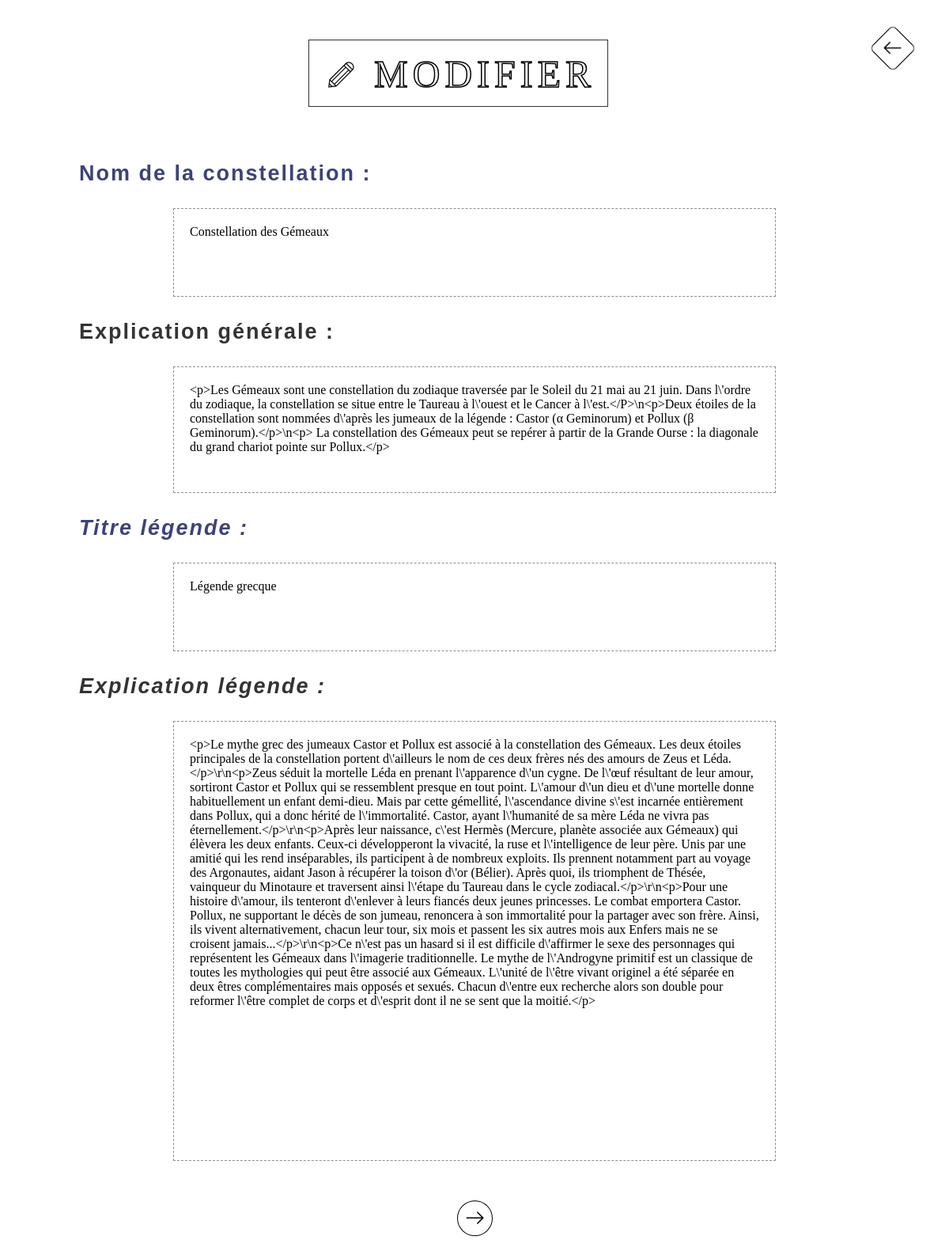
The app's page /back_office/modif.php?constellation=gemini&culture=grec (signed in) with its own data.
### tables this page shows
CREATE TABLE `carousel` (
  `id_carousel` int(11) NOT NULL,
  `nom_svg` varchar(50) NOT NULL
);

CREATE TABLE `carousel_trad` (
  `id_carousel_trad` int(11) NOT NULL,
  `langue` enum('fr','en') NOT NULL,
  `titre_constellation` varchar(45) NOT NULL,
  `titre_exp_constellation` varchar(45) NOT NULL,
  `contenu_explication` varchar(8000) NOT NULL,
  `trad_carousel` int(11) NOT NULL
);

CREATE TABLE `culture_grec_trad` (
  `id_culture_grec_trad` int(11) NOT NULL,
  `langue` enum('fr','en') NOT NULL,
  `titre_legende_grec` varchar(150) NOT NULL,
  `contenu_legende_grec` varchar(8000) NOT NULL,
  `trad_culture_grec` int(11) NOT NULL
);

### assets/BDD.php (called while the page is built, shortened)
<?php
	class BDD {
		private $connexion;
		private $requete_en_cours;
	    function __construct($base = "PT2015-2016_wielonsky", $serveur = "localhost", $user = "root", $mdp = "root") {
			$this->base = $base;
			$this->serveur = $serveur;
			$this->user = $user;
			$this->mdp = $mdp;
			$this->connexion = mysqli_connect($serveur, $user, $mdp);
			$base_en_cours = mysqli_select_db($this->connexion, $base);
			$this->requete_en_cours = false;
		}
		function requete($sql) {
			$this->requete_en_cours = mysqli_query($this->connexion, $sql);
			return $this->requete_en_cours;
		}
		function retourne_ligne() {
			if($this->requete_en_cours === false) {
				echo "<div class='info'><h3>Il n'y a pas de requête en cours !</h3></div>";
				$ligne_en_cours = false;
			} else {
				$ligne_en_cours = mysqli_fetch_assoc($this->requete_en_cours);
			}
			return $ligne_en_cours;
		}
		function retourne_tableau() {
			$tableau_ligne = array();
			while($nouvelle_ligne=$this->retourne_ligne()) {
				$tableau_ligne[] = $nouvelle_ligne;
			}
			return $tableau_ligne;
		}
		function secure_donnee($donnee) {
			$donnee=mysqli_real_escape_string($this->connexion,$donnee);
			$donnee=htmlentities($donnee,ENT_QUOTES,"UTF-8", false);
			return $donnee;
		}
}
?>

### back_office/modif.php (the view, shortened to what this page needs)
<?php
	include "header.php";
?>
	<link rel='stylesheet' href='style/modif.css'>
	</head>
	<body class="animate-in">
<?php
	$constellation = $_GET['constellation'];
	$culture = $_GET['culture'];
	$table = 'carousel';
?>
	<div class="retour">
		<a href="signe.php?constellation=<?php echo $constellation; ?>&amp;culture=<?php echo $culture; ?>"aria-label="Precedent">
		<?php
			$svg = simplexml_load_file("svg/retour.svg");
			echo $svg->asXML();
		?>
		</a>
	</div>
	<div class="title-modif">
		<?php
			$svg = simplexml_load_file("svg/modif.svg");
			echo $svg->asXML();
		?>
		<svg width="280px" height="49.5px" viewBox="0 0 280 49.5" xml:space="preserve">
			<text transform="matrix(1 0 0 1 5.1123 40.75)" fill="none" stroke="#000000" stroke-width="1.5" stroke-miterlimit="10" font-family='Baron_Neue' font-size="48">MODIFIER</text>
		</svg>
	</div>
	<form action='confirm_modif.php?constellation=<?php echo $constellation; ?>&amp;culture=<?php echo $culture; ?>' method="POST">
<?php
	$sql = "SELECT * FROM `$table`
	INNER JOIN `carousel_trad` ON `id_carousel` = `trad_carousel`
	INNER JOIN `culture_$culture` ON `id_carousel` = `".$culture."_carousel`
	INNER JOIN `culture_".$culture."_trad` ON `id_culture_$culture` = `trad_culture_$culture`
	WHERE `carousel_trad`.`langue` = '$langue_bg' AND `culture_".$culture."_trad`.`langue` = '$langue_bg'
	AND `nom_svg` = '$constellation' ";
	$reponse = $connexion->requete($sql);
	$tableau = $connexion->retourne_tableau();
	echo "<div class='modifier-content'>";
	foreach ($tableau as $champ => $value) {
		echo "<h2 class='title-main'>Nom de la constellation : </h2>
				<textarea name='titre_exp_constellation'>".$connexion->secure_donnee($value['titre_exp_constellation'])."</textarea>";
		echo "<h2 class='content-main'>Explication générale : </h2>
				<textarea name='contenu_explication'>".$connexion->secure_donnee($value['contenu_explication'])."</textarea>";
		echo "<h2 class='title-legend'>Titre légende : </h2>
				<textarea name='titre_legende_$culture'>".$connexion->secure_donnee($value['titre_legende_'.$culture.''])."</textarea>";
		echo "<h2 class='content-legend'>Explication légende : </h2>
				<textarea name='contenu_legende_$culture'>".$connexion->secure_donnee($value['contenu_legende_'.$culture.''])."</textarea>";
	}
	echo "</div>";
?>
	<div class="submit">
		<input type="submit" value="" aria-label="Envoyer"/>
		<?php
			$svg = simplexml_load_file("svg/retour.svg");
			echo $svg->asXML();
		?>
	</div>
	</form>
<?php include "footer.php" ?>

### style/general.css (style rules this page uses)
html { width: 100%; height: 100%; }
body { font-family: Avenir, Arial, sans-serif; width: inherit; height: inherit; }
.animate-in { -webkit-animation: fadein 1s ease-in; animation: fadein 1s ease-in; }
input, textarea { outline: none; }
textarea { resize:none; }

### back_office/style/modif.css (style rules this page uses)
.retour { position: fixed; top: 40px; right: 50px; z-index: 5; width: 40px; height: 40px; border: 1.5px solid black; border-radius: 15%; transform: rotate(45deg); transition: border-radius .5s ease; }
.retour svg { width: 25px; transform: rotate(-45deg); position: absolute; top: 0; left: 7px; }
.title-modif { position: relative; display: inline-flex; align-items: center; left: calc(50% - 210px); text-align: center; padding: 18px 20px 15px 20px; border: 1px double #333; letter-spacing: 6px; margin: 50px 0; }
.title-modif svg:nth-of-type(1) { padding-right: 17px; }
.title-main, .content-main, .title-legend, .content-legend { font-size: 27px; font-weight: bolder; padding: 20px 0; margin-left: 100px; letter-spacing: 2px; line-height: 28px; color: #3d4378; }
.content-main, .content-legend { color: #333333; }
.title-legend, .content-legend { font-style: italic; }
.modifier-content textarea { font-family: Avenir; margin: 10px auto; width: 60%; display: block; resize: none; padding: 20px; font-size: 100%; min-height: 70px; border: 1px dashed #8d8e8e; }
.submit { position: relative; display: block; text-align: center; margin: 50px 0; }
.submit input { cursor: pointer; width: 45px; height: 45px; border-radius: 50%; border: 1.5px solid black; transform: rotate(45deg); transition: border-radius .5s ease; background-color: transparent; }
.submit svg { position: absolute; z-index: -5; width: 25px; transform: rotate(180deg); top: 2px; left: calc(50% - 12.5px); }

### records on screen
carousel: titre_exp_constellation "Constellation des Gémeaux", contenu_explication "<p>Les Gémeaux sont une constellation du zodiaque traversée par le Soleil du 21 mai au 21 juin. Dans l\\'ordre du zodiaque, la constellation se situe entre le Taureau à l\\'ouest et le Cancer à l\\'est.</P>\\n<p>Deux étoiles de la constellation sont nommées d\\'après les jumeaux de la légende : Castor (α Geminorum) et Pollux (β Geminorum).</p>\\n<p> La constellation des Gémeaux peut se repérer à partir de la Grande Ourse : la diagonale du grand chariot pointe sur Pollux.</p>", titre_legende_grec "Légende grecque", contenu_legende_grec "<p>Le mythe grec des jumeaux Castor et Pollux est associé à la constellation des Gémeaux. Les deux étoiles principales de la constellation portent d\\'ailleurs le nom de ces deux frères nés des amours de Zeus et Léda.</p>\\r\\n<p>Zeus séduit la mortelle Léda en prenant l\\'apparence d\\'un cygne. De l\\'œuf résultant de leur amour, sortiront Castor et Pollux qui se ressemblent presque en tout point. L\\'amour d\\'un dieu et d\\'une mortelle donne habituellement un enfant demi-dieu. Mais par cette gémellité, l\\'ascendance divine s\\'est incarnée entièrement dans Pollux, qui a donc hérité de l\\'immortalité. Castor, ayant l\\'humanité de sa mère Léda ne vivra pas éternellement.</p>\\r\\n<p>Après leur…"
